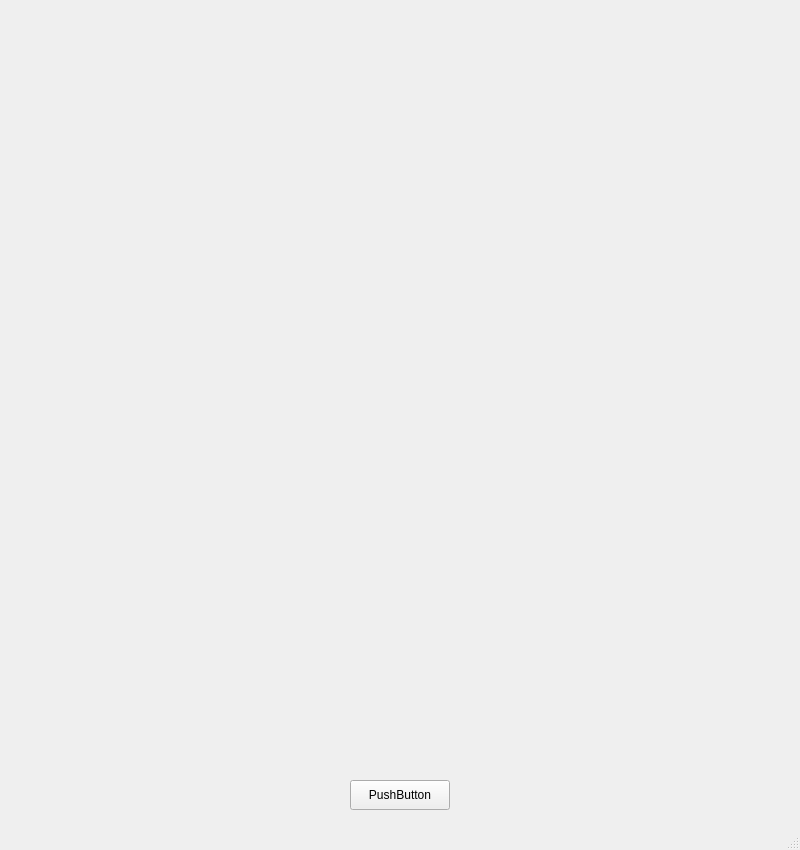
<?xml version="1.0" encoding="UTF-8"?>
<ui version="4.0">
 <class>MainWindow</class>
 <widget class="QMainWindow" name="MainWindow">
  <property name="geometry">
   <rect>
    <x>0</x>
    <y>0</y>
    <width>800</width>
    <height>850</height>
   </rect>
  </property>
  <property name="windowTitle">
   <string>MainWindow</string>
  </property>
  <widget class="QWidget" name="centralwidget">
   <widget class="QPushButton" name="pbReset">
    <property name="geometry">
     <rect>
      <x>350</x>
      <y>780</y>
      <width>100</width>
      <height>30</height>
     </rect>
    </property>
    <property name="text">
     <string>PushButton</string>
    </property>
   </widget>
  </widget>
  <widget class="QMenuBar" name="menubar">
   <property name="geometry">
    <rect>
     <x>0</x>
     <y>0</y>
     <width>800</width>
     <height>21</height>
    </rect>
   </property>
  </widget>
  <widget class="QStatusBar" name="statusbar"/>
 </widget>
 <resources/>
 <connections/>
</ui>
